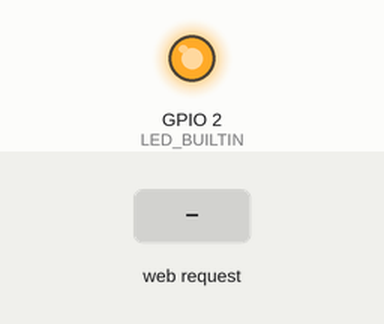
A sketch run on a simulated ESP8266 (NodeMCU). On the bench: output pins drawn as LEDs (lit = HIGH, except the on-board LED, lit = LOW). Inputs (shaded band) come from the test bench. WiFi joins after 1.5 s; servers stay silent unless stated; what the sketch prints to the serial monitor is not drawn.

Above: at 2.7 s.
2.8 s: HTTP request GET /blinking/on received
At 4.2 s:
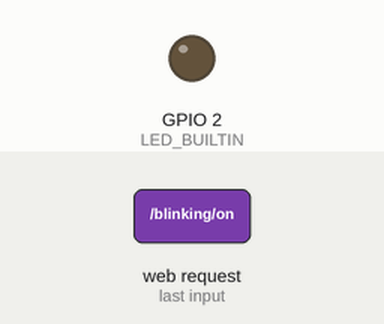
5.8 s: HTTP request GET /on received
Timing chart, 0 to 15.0 s (numbered marks = the images above; inputs shaded):
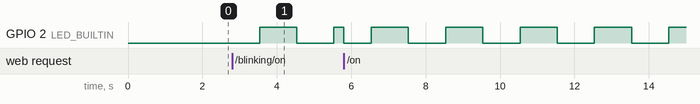

The sketch:

server.ino
```cpp
#include <ESP8266WiFi.h>
#include <WiFiClient.h>
#include <ESP8266WebServer.h>
#include <ESP8266mDNS.h>

#ifndef STASSID
#define STASSID "Internet"
#define STAPSK  "mrfunkfunk"
#endif

const char* ssid = STASSID;
const char* password = STAPSK;

ESP8266WebServer server(80);

const int led = 13;
bool blinking = false;
bool ledOn = true;
bool prevState = ledOn;

unsigned long previousMillis = 0;
const long interval = 1000;

void setup(void) {
  pinMode(LED_BUILTIN, OUTPUT);
  Serial.begin(9600);
  WiFi.mode(WIFI_STA);
  WiFi.begin(ssid, password);
  Serial.println("");

  // Wait for connection
  while (WiFi.status() != WL_CONNECTED) {
    delay(500);
    Serial.print(".");
  }
  Serial.println("");
  Serial.print("Connected to ");
  Serial.println(ssid);
  Serial.print("IP address: ");
  Serial.println(WiFi.localIP());

  if (MDNS.begin("esp8266")) {
    Serial.println("MDNS responder started");
  }

  server.on("/on", []() {
    server.send(200, "text/plain", "on");
    ledOn = true;
    Serial.println("on");
  });

  server.on("/off", []() {
    server.send(200, "text/plain", "off");
    ledOn = false;
    Serial.println("off");
  });

  server.on("/blinking/on", []() {
    server.send(200, "text/plain", "on");
    blinking = true;
    Serial.println("blinking on");
  });

  server.on("/blinking/off", []() {
    server.send(200, "text/plain", "off");
    blinking = false;
    Serial.println("blinking off");
  });

  server.on("/blinking/interval", [](AsyncWebServerRequest *request) {
     AsyncWebParameter* p = request->getParam(0);
     Serial.print("Param name: ");
    Serial.println(p->name());
    Serial.print("Param value: ");
    Serial.println(p->value());
    Serial.println("------");
  });

  server.begin();
  Serial.println("HTTP server started");
}

void loop(void) {
  unsigned long currentMillis = millis();

  if (currentMillis - previousMillis >= interval) {
    previousMillis = currentMillis;

    if (blinking) {
      Serial.println("Blink");
      ledOn = !ledOn;
    }
  }

  if (prevState != ledOn) {
    Serial.println("update");
    if (ledOn == true) {
      digitalWrite(LED_BUILTIN, LOW);
    } else {
      digitalWrite(LED_BUILTIN, HIGH);
    }
  }
  prevState = ledOn;

  server.handleClient();
  MDNS.update();
}
```

Measured:
- after the input at 2.8 s, GPIO 2 (LED_BUILTIN): LOW → HIGH after 0.74 s, → LOW 1.0 s later, → HIGH 1.0 s later
